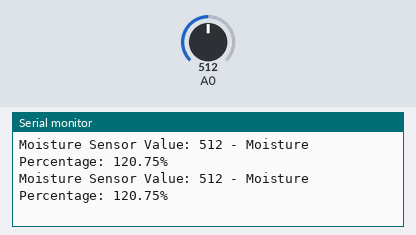
Simulated run of this sketch. Board: Arduino Uno, built with avr-gcc and run on an emulated ATmega328P. Parts: the last lines printed to the serial monitor. The inputs (shaded band) are chosen by the test bench; at power-on: A0 = 512.

Above: at 1.8 s.
1.9 s: A0 set to 716
At 2.3 s:
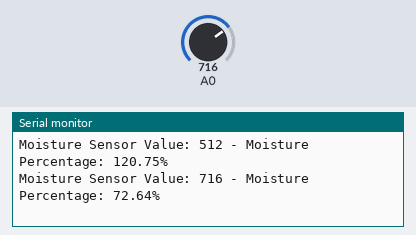
3.4 s: A0 set to 900
At 4.8 s:
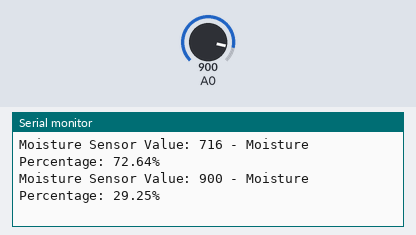
Timing chart, 0 to 6.4 s (numbered marks = the images above; inputs shaded):
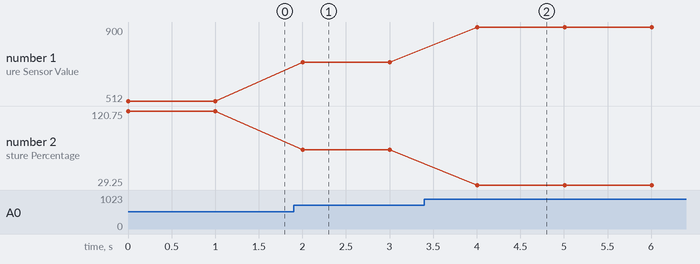

Measured:
- after the input at 1.9 s, the serial monitor: prints a new line after 0.10 s (image 1)
- after the input at 3.4 s, the serial monitor: prints a new line after 0.61 s (image 2)
- plotted number 1: 512 → 716 after the input at 1.9 s, 716 → 900 after the input at 3.4 s
- plotted number 2: 120.75 → 72.64 after the input at 1.9 s, 72.64 → 29.25 after the input at 3.4 s

The sketch:

moitureSensorTest.ino
```cpp
void setup() {
    // Initialize serial communication at 115200 baud rate
    Serial.begin(115200);
}

void loop() {
    // Read the value from the moisture sensor on A0 pin
    int sensorValue = analogRead(A0);


    // Map the sensor value to a moisture percentage (assuming sensor value ranges from 600 to 1024)
    float moisturePercentage = 100 - (((sensorValue - 600) / (1024.0 - 600)) * 100.0);
    // moisture_level = (sensor_value - min_value) / (max_value - min_value) * 100


    // Print the sensor value and moisture percentage to the Serial Monitor
    Serial.print("Moisture Sensor Value: ");
    Serial.print(sensorValue);
    Serial.print(" - Moisture Percentage: ");
    Serial.print(moisturePercentage);
    Serial.println("%");

    // Wait for 1 second before taking another reading
    delay(1000);
}
```
